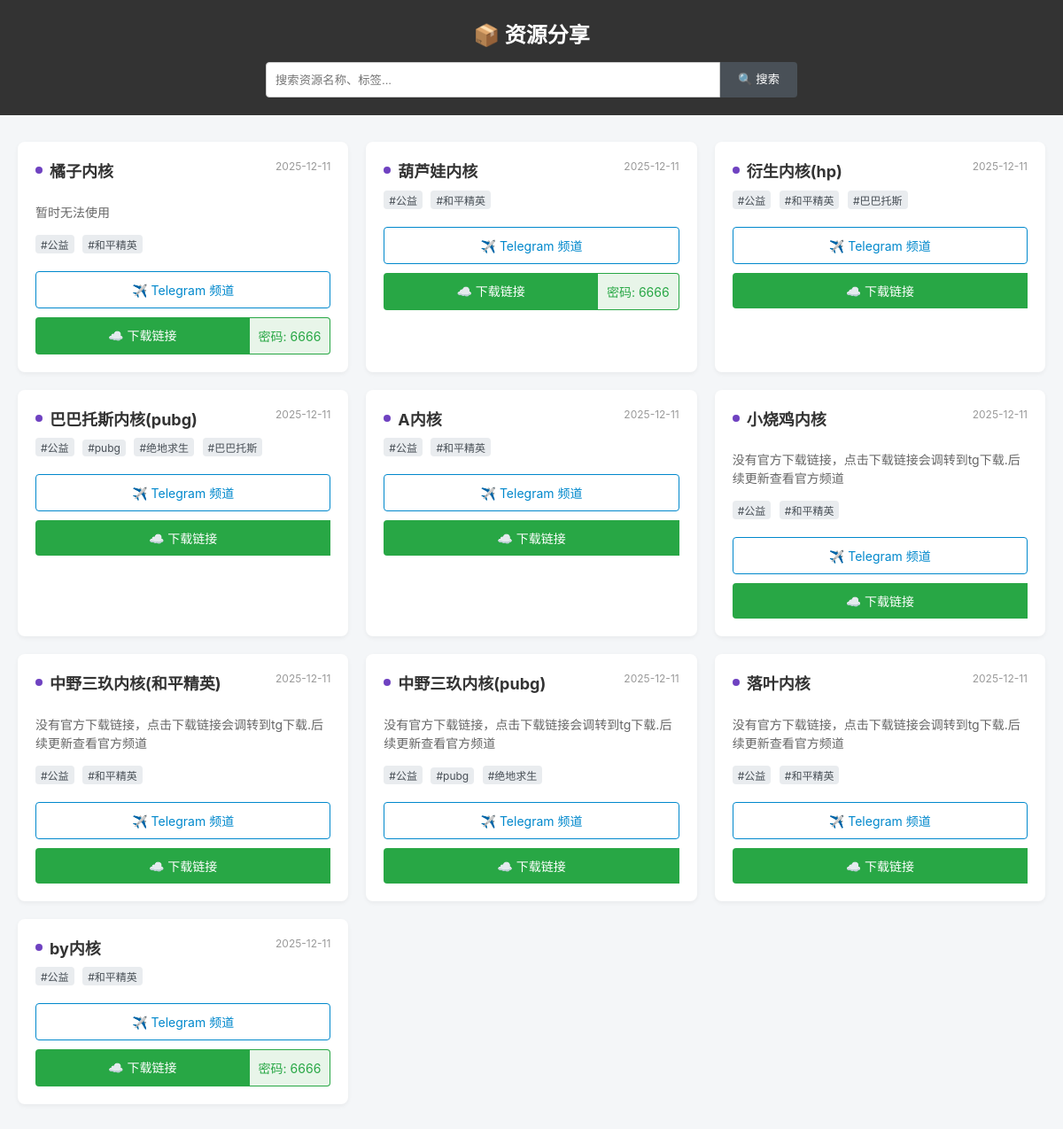
The page / on the database its author committed.
### tables this page shows
CREATE TABLE resources (
                id INTEGER PRIMARY KEY AUTOINCREMENT,
                name TEXT NOT NULL,
                r_type TEXT,
                description TEXT,
                tg_link TEXT,
                pan_link TEXT,
                pan_pass TEXT,
                tags TEXT,
                sort_order INTEGER DEFAULT 0,
                created_at TIMESTAMP DEFAULT CURRENT_TIMESTAMP
            );

### app.py (the view)
@app.route('/')
def index():
    db = get_db()
    query = request.args.get('q')  # 获取搜索关键词
    if query:
        search_term = f'%{query}%'
        sql = '''
            SELECT * FROM resources
            WHERE name LIKE ? OR tags LIKE ? OR description LIKE ?
            ORDER BY sort_order ASC, created_at DESC
        '''
        cur = db.execute(sql, (search_term, search_term, search_term))
    else:
        cur = db.execute('SELECT * FROM resources ORDER BY sort_order ASC, created_at DESC')
    resources = cur.fetchall()
    return render_template('index.html', resources=resources, search_query=query)

### app.py (called while the page is built)
def get_db():
    db = getattr(g, '_database', None)
    if db is None:
        db = g._database = sqlite3.connect(DATABASE)
        db.row_factory = sqlite3.Row
    return db

@app.teardown_appcontext
def close_connection(exception):
    db = getattr(g, '_database', None)
    if db is not None:
        db.close()

### templates/index.html (shortened to what this page needs)
<!DOCTYPE html>
<html lang="zh-CN">
<head>
</head>
<body>
    <div class="header">
        <h1>
            📦 资源分享
        </h1>
        <form action="/" method="GET" class="search-form">
            <input type="text" name="q" class="search-input" value="{{ search_query if search_query else '' }}" placeholder="搜索资源名称、标签...">
            <button type="submit" class="search-btn">🔍 搜索</button>
        </form>
    </div>
    <div class="container">
        {% if resources %}
            <div class="grid">
                {% for item in resources %}
                <div class="card">
                    <div class="card-header-line">
                        <div class="card-title-group">
                            <div class="status-dot"></div>
                            <h2>{{ item.name }}</h2>
                        </div>
                        <span class="date">{{ item.created_at[:10] if item.created_at else '' }}</span>
                    </div>
                    {% if item.description %}
                    <p class="desc">{{ item.description }}</p>
                    {% endif %}
                    {% if item.tags %}
                    <div class="tags">
                        {% for tag in item.tags.split('，') %}
                            {% for t in tag.split(',') %}
                                {% if t.strip() %}
                                <span class="tag">#{{ t.strip() }}</span>
                                {% endif %}
                            {% endfor %}
                        {% endfor %}
                    </div>
                    {% endif %}
                    <div class="actions">
                        {% if item.tg_link %}
                        <a href="{{ item.tg_link }}" target="_blank" class="btn btn-tg">✈️ Telegram 频道</a>
                        {% endif %}
                        {% if item.pan_link %}
                        <div class="pan-group">
                            <a href="{{ item.pan_link }}" target="_blank" class="btn btn-pan">
                                ☁️ 下载链接
                            </a>
                            {% if item.pan_pass %}
                            <div class="pan-pass">密码: {{ item.pan_pass }}</div>
                            {% endif %}
                        </div>
                        {% endif %}
                    </div>
                </div>
                {% endfor %}
            </div>
        {% endif %}
    </div>
</body>
</html>

### templates/index.html (style rules this page uses)
body { font-family: -apple-system, BlinkMacSystemFont, "Segoe UI", Roboto, "Helvetica Neue", Arial, sans-serif; background-color: #f4f6f8; margin: 0; padding: 0; color: #333; }
.header { background-color: #333; padding: 20px 0; color: white; text-align: center; position: sticky; top: 0; z-index: 1000; }
.header h1 { margin: 0 0 15px 0; font-size: 24px; display: flex; align-items: center; justify-content: center; gap: 10px; }
.search-form { max-width: 600px; margin: 0 auto; display: flex; padding: 0 20px; gap: 0; }
.search-input { flex: 1; padding: 10px; border-radius: 4px 0 0 4px; border: 1px solid #ccc; outline: none; color: #333; height: 40px; box-sizing: border-box; }
.search-btn { padding: 10px 20px; background-color: #495057; color: white; border: none; border-radius: 0 4px 4px 0; cursor: pointer; height: 40px; line-height: 20px; white-space: nowrap; }
.container { max-width: 1200px; margin: 30px auto; padding: 0 20px; }
.grid { display: grid; grid-template-columns: repeat(auto-fill, minmax(300px, 1fr)); gap: 20px; }
.card { background: white; border-radius: 8px; box-shadow: 0 2px 5px rgba(0,0,0,0.05); padding: 20px; display: flex; flex-direction: column; transition: transform 0.2s, box-shadow 0.2s; }
.card-header-line { display: flex; justify-content: space-between; align-items: flex-start; margin-bottom: 10px; }
.card-title-group { display: flex; align-items: flex-start; padding-top: 3px; }
.status-dot { width: 8px; height: 8px; background-color: #6f42c1; border-radius: 50%; margin-top: 5px; margin-right: 8px; flex-shrink: 0; }
.date { font-size: 12px; color: #999; }
.card h2 { margin: 0; font-size: 18px; line-height: 1.2; color: #333; }
.desc { font-size: 14px; color: #666; line-height: 1.5; margin-bottom: 15px; flex-grow: 1; }
.tags { margin-bottom: 15px; }
.tag { display: inline-block; background: #e9ecef; color: #495057; font-size: 12px; padding: 2px 6px; border-radius: 4px; margin-right: 5px; margin-bottom: 5px; }
.actions { display: flex; flex-direction: column; gap: 10px; }
.btn { display: block; text-align: center; text-decoration: none; padding: 10px; border-radius: 4px; font-size: 14px; transition: all 0.2s; }
.btn-tg { border: 1px solid #0088cc; color: #0088cc; background: white; }
.pan-group { display: flex; }
.btn-pan { background: #28a745; color: white; border: none; flex-grow: 1; border-top-left-radius: 4px; border-bottom-left-radius: 4px; border-top-right-radius: 0; border-bottom-right-radius: 0; text-align: center; text-decoration: none; padding: 10px; transition: background 0.2s; }
.pan-pass { background: #e8f5e9; color: #28a745; border: 1px solid #28a745; border-left: none; padding: 10px; font-size: 14px; display: flex; align-items: center; white-space: nowrap; border-top-right-radius: 4px; border-bottom-right-radius: 4px; }

### rows shown on the page
resources: name "橘子内核", created_at "2025-12-11", description "暂时无法使用", strip "公益" "和平精英", pan_pass "6666"
resources: name "葫芦娃内核", created_at "2025-12-11", strip "公益" "和平精英", pan_pass "6666"
resources: name "衍生内核(hp)", created_at "2025-12-11", strip "公益" "和平精英" "巴巴托斯"
resources: name "巴巴托斯内核(pubg)", created_at "2025-12-11", strip "公益" "pubg" "绝地求生" "巴巴托斯"
resources: name "A内核", created_at "2025-12-11", strip "公益" "和平精英"
resources: name "小烧鸡内核", created_at "2025-12-11", description "没有官方下载链接，点击下载链接会调转到tg下载.后续更新查看官方频道", strip "公益" "和平精英"
resources: name "中野三玖内核(和平精英)", created_at "2025-12-11", description "没有官方下载链接，点击下载链接会调转到tg下载.后续更新查看官方频道", strip "公益" "和平精英"
resources: name "中野三玖内核(pubg)", created_at "2025-12-11", description "没有官方下载链接，点击下载链接会调转到tg下载.后续更新查看官方频道", strip "公益" "pubg" "绝地求生"
resources: name "落叶内核", created_at "2025-12-11", description "没有官方下载链接，点击下载链接会调转到tg下载.后续更新查看官方频道", strip "公益" "和平精英"
resources: name "by内核", created_at "2025-12-11", strip "公益" "和平精英", pan_pass "6666"
